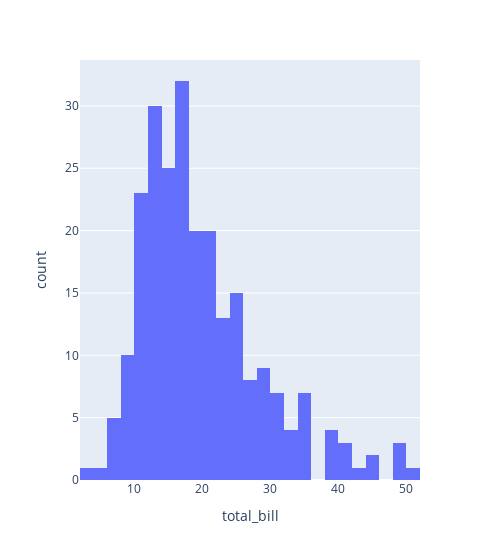

Notebook source saved alongside this figure:
### Code cell
# plotly histogram
px.histogram(data_frame=tip_df, x='total_bill', width=500)

### Figure 1 — Plotly figure (JSON) as saved in the notebook; plotly's stock layout.template omitted (floating-point values rounded to 4 significant figures; data arrays with more than 128 entries replaced by an {"elided": "..."} marker saying what was removed)
{"data": [{"bingroup": "x", "hovertemplate": "total_bill=%{x}<br>count=%{y}<extra></extra>", "legendgroup": "", "marker": {"color": "#636efa", "pattern": {"shape": ""}}, "name": "", "orientation": "v", "showlegend": false, "type": "histogram", "x": {"elided": "244 float values"}, "xaxis": "x", "yaxis": "y"}], "layout": {"barmode": "relative", "legend": {"tracegroupgap": 0}, "margin": {"t": 60}, "width": 500, "xaxis": {"anchor": "y", "domain": [0, 1], "title": {"text": "total_bill"}}, "yaxis": {"anchor": "x", "domain": [0, 1], "title": {"text": "count"}}}}
